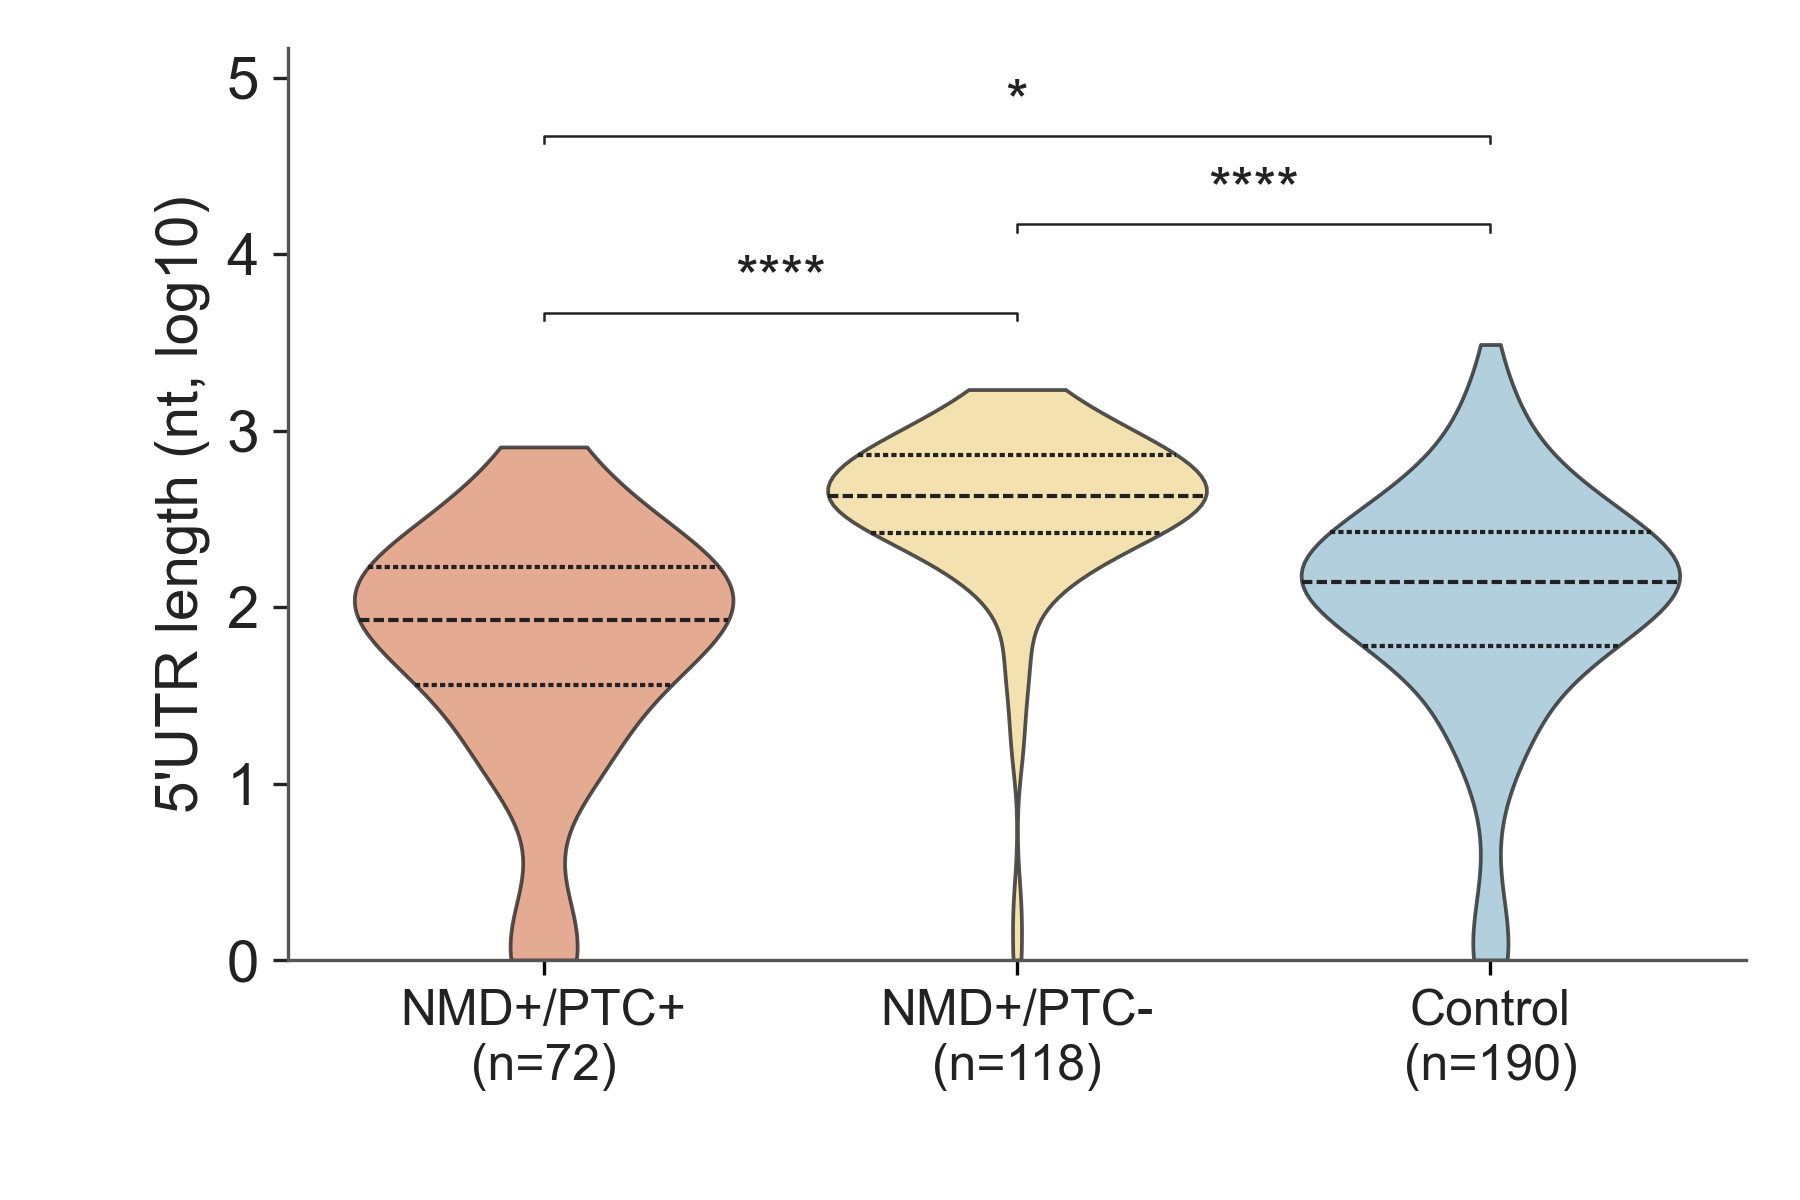

Write the Python code that produced this figure.
"""
Figure 4 Panel A — 5'UTR length, all-3-ENST + coding-CDS scope.

3-group boxplot (log y): NMD+/PTC+ (n=72) vs NMD+/PTC- (n=118; ORF match +
ORF diff merged) vs Control (n=190). PTC determination from each comparator's
OWN GENCODE-annotated stop (no ref-AUG projection; no TD2 dependency).

Section A of Figure 4 — the cleanest small-n GENCODE-only evidence of the
PTC+/PTC- mechanism dichotomy. Pre-registered in ./RATIONALE.md.

Data:
  ./data/panelA_5utr_length_long.tsv (group, utr5_length_nt per isoform)
  ./data/panelA_5utr_length_descriptives.tsv (group n/median/IQR)
  ./data/panelA_5utr_length_pairwise.tsv (Wilcoxon HL shift + Cliff δ + p)
"""

import sys
from pathlib import Path

import matplotlib.pyplot as plt
import numpy as np
import pandas as pd
import seaborn as sns

HERE = Path(__file__).resolve()
LIB = HERE.parents[2] / "lib"
sys.path.insert(0, str(LIB))

plt.rcParams["font.family"] = "sans-serif"
plt.rcParams["font.sans-serif"] = ["Arial", "Helvetica Neue", "Helvetica", "DejaVu Sans"]
plt.rcParams["pdf.fonttype"] = 42
plt.rcParams["ps.fonttype"] = 42

BODY_FS = 14
LABEL_FS = 12
C_TITLE = "#222222"
C_AXIS = "#555555"

GROUP_ORDER = ["NMD+/PTC+", "NMD+/PTC-", "Control"]
COLORS = {
    "NMD+/PTC+":  "#ef8a62",   # coral
    "NMD+/PTC-":  "#fee08b",   # yellow
    "Control":    "#92c5de",   # light blue
}


from p_to_stars import p_to_stars as sig_marker  # noqa: E402 — unified 4-tier scheme


def build_figure():
    long = pd.read_csv(HERE.parent / "data" / "panelA_5utr_length_long.tsv", sep="\t")
    stats = pd.read_csv(HERE.parent / "data" / "panelA_5utr_length_pairwise.tsv", sep="\t")
    desc = pd.read_csv(HERE.parent / "data" / "panelA_5utr_length_descriptives.tsv", sep="\t")

    fig, ax = plt.subplots(figsize=(6, 4))
    plot_df = long.assign(
        y=np.log10(np.clip(long["utr5_length_nt"], 1, None))
    )
    data = [plot_df.loc[plot_df["group"] == g, "y"].to_numpy() for g in GROUP_ORDER]

    sns.violinplot(data=plot_df, x="group", y="y", order=GROUP_ORDER,
                   hue="group", palette=COLORS, legend=False,
                   cut=0, inner="quart", density_norm="width",
                   linewidth=0.9, ax=ax)
    for patch in ax.collections:
        patch.set_edgecolor(C_TITLE); patch.set_alpha(0.78)
    for line in ax.lines:
        line.set_color(C_TITLE); line.set_linewidth(1.0)

    # Significance brackets above
    ymax = max(d.max() for d in data)
    y_top = ymax + 0.18
    spacing = 0.50
    # Plot 3 pairwise comparisons: PTC- vs PTC+, PTC- vs Control, PTC+ vs Control
    pairs = [("NMD+/PTC-", "NMD+/PTC+", 0, 1, y_top),
             ("NMD+/PTC-", "Control",  1, 2, y_top + spacing),
             ("NMD+/PTC+", "Control",  0, 2, y_top + 2 * spacing)]
    for gx, gy, ix, iy, yy in pairs:
        row = stats[((stats["group_x"] == gx) & (stats["group_y"] == gy)) |
                    ((stats["group_x"] == gy) & (stats["group_y"] == gx))]
        if row.empty: continue
        p = row.iloc[0]["wilcox_p"]
        marker = sig_marker(p)
        ax.plot([ix, ix, iy, iy], [yy - 0.04, yy, yy, yy - 0.04],
                color=C_TITLE, linewidth=0.6)
        ax.text((ix + iy) / 2, yy + 0.02, marker,
                ha="center", va="bottom", fontsize=BODY_FS, color=C_TITLE)

    n_per_group = {g: int(desc.loc[desc["group"] == g, "n"].iloc[0]) for g in GROUP_ORDER}
    ax.set_xticks(range(len(GROUP_ORDER)))
    ax.set_xticklabels([f"{g}\n(n={n_per_group[g]})" for g in GROUP_ORDER],
                       fontsize=LABEL_FS, color=C_TITLE)
    ax.set_xlabel("")
    ax.set_ylabel("5'UTR length (nt, log10)", fontsize=BODY_FS, color=C_TITLE)
    ax.tick_params(axis="y", labelsize=BODY_FS, colors=C_TITLE)
    ax.set_ylim(bottom=0, top=y_top + 3 * spacing)

    for s in ("top", "right"): ax.spines[s].set_visible(False)
    for s in ("bottom", "left"):
        ax.spines[s].set_color(C_AXIS); ax.spines[s].set_linewidth(0.8)

    fig.subplots_adjust(left=0.16, right=0.97, bottom=0.20, top=0.96)
    return fig


def main():
    fig = build_figure()
    from validate_figure_layout import validate_figure_layout
    validate_figure_layout(fig, fig.axes[0], verbose=True)
    out_dir = HERE.parent
    fig.savefig(out_dir / "figure4_panelA_5utr_length_all3enst.pdf", facecolor="white")
    fig.savefig(out_dir / "figure4_panelA_5utr_length_all3enst.png", dpi=300, facecolor="white")
    print("Saved: figure4_panelA_5utr_length_all3enst.{pdf,png}")


if __name__ == "__main__":
    main()
